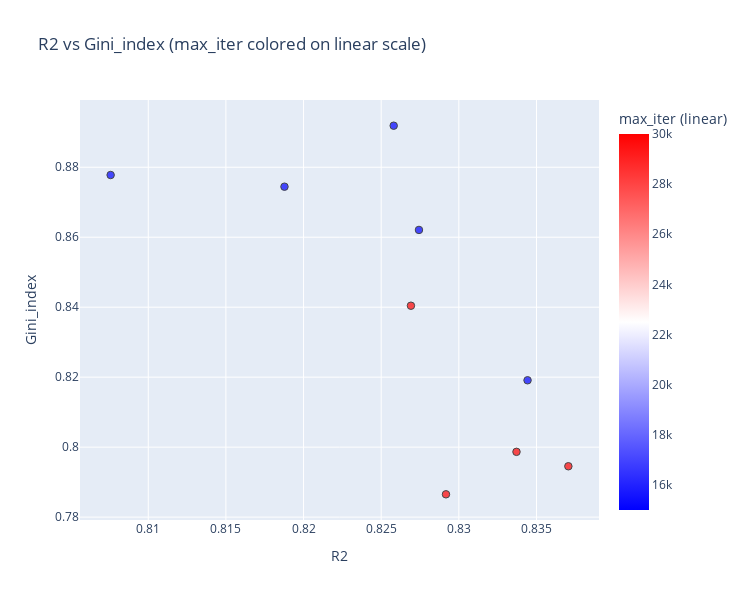

The notebook cell saved with this chart:
### Code cell
import numpy as np, pandas as pd, plotly.express as px

df = pd.DataFrame(consolidated_data)
df["R2"] = df["folder"].str.extract(r"^([0-9\.]+)").astype(float)
df = df.drop(columns=["folder"])
df = df[df["R2"] > 0.75]

# column = "sm_args.q"          # the column to color by
column = "max_iter"
scale  = "linear"     # or "log"

# --- ensure numeric column (encode non-numeric) ---
if not np.issubdtype(df[column].dtype, np.number):
    df[column + "_string"] = df[column]
    df[column] = pd.Categorical(df[column]).codes

df[column] = pd.to_numeric(df[column], errors="coerce")
df = df.dropna(subset=[column])

# --- prepare color data (linear vs log) ---
if scale == "log":
    df = df[df[column] > 0]                          # log requires positive
    color_col = f"{column}_log10"
    df[color_col] = np.log10(df[column].to_numpy())

    # nice log ticks in original space (decades)
    vmin, vmax = df[column].min(), df[column].max()
    decades = np.arange(np.floor(np.log10(vmin)), np.ceil(np.log10(vmax)) + 1)
    ticks = np.power(10.0, decades)
    tickvals = np.log10(ticks)                       # where they land in log space
    ticktext = [f"{t:g}" for t in ticks]
    cbar_title = f"{column} (log10 scale)"
else:
    color_col = column
    vmin, vmax = float(df[color_col].min()), float(df[color_col].max())
    tickvals, ticktext = None, None
    cbar_title = f"{column} (linear)"

# --- midpoint & range in the SAME space as color_col ---
cmin, cmax = float(df[color_col].min()), float(df[color_col].max())
cmid = 0.5 * (cmin + cmax)

bwr_scale = [(0, "blue"), (0.5, "white"), (1, "red")]  # keep your palette

x_label, y_label = "R2", "Gini_index"
fig = px.scatter(
    df,
    x=x_label, y=y_label,
    color=color_col,
    color_continuous_scale=bwr_scale,
    color_continuous_midpoint=cmid,
    range_color=(cmin, cmax),
    hover_data=df.columns,
    title=f"{x_label} vs {y_label} ({column} colored on {scale} scale)"
)

x = 1.5
fig.update_layout(
    autosize=False, width=500 * x, height=400 * x,
    coloraxis_colorbar=dict(title=cbar_title, tickvals=tickvals, ticktext=ticktext)
)
fig.update_traces(marker=dict(opacity=0.7, size=5 * x, line=dict(width=1, color="black")))
fig.write_image(f"statistics_{x_label}_vs_{y_label}_SE.svg")
fig.show()

### Figure 1 — Plotly figure (JSON) as saved in the notebook; plotly's stock layout.template omitted (floating-point values rounded to 4 significant figures; data arrays with more than 128 entries replaced by an {"elided": "..."} marker saying what was removed)
{"data": [{"customdata": {"elided": "9x62 mixed values"}, "hovertemplate": "R2=%{x}<br>Gini_index=%{y}<br>_target_=%{customdata[0]}<br>trainer_tag=%{customdata[1]}<br>max_iter=%{marker.color}<br>anneal_noise=%{customdata[3]}<br>lr=%{customdata[4]}<br>weight_decay=%{customdata[5]}<br>max_grad_norm=%{customdata[6]}<br>lr_scale_exp=%{customdata[7]}<br>same_batch=%{customdata[8]}<br>monitor=%{customdata[9]}<br>lambda_orth=%{customdata[10]}<br>orth_args.orth_input_only=%{customdata[11]}<br>lambda_iwm=%{customdata[12]}<br>iwm_args.cap100=%{customdata[13]}<br>iwm_args.gamma=%{customdata[14]}<br>iwm_args.eps=%{customdata[15]}<br>lambda_rwm=%{customdata[16]}<br>rwm_args.cap100=%{customdata[17]}<br>rwm_args.N_ref=%{customdata[18]}<br>rwm_args.k_ref=%{customdata[19]}<br>rwm_args.gamma=%{customdata[20]}<br>rwm_args.eps=%{customdata[21]}<br>lambda_ow=%{customdata[22]}<br>ow_args.c=%{customdata[23]}<br>ow_args.cap100=%{customdata[24]}<br>ow_args.alpha=%{customdata[25]}<br>ow_args.gamma=%{customdata[26]}<br>ow_args.eps=%{customdata[27]}<br>lambda_met=%{customdata[28]}<br>lambda_rws=%{customdata[29]}<br>rws_args.tg_deg=%{customdata[30]}<br>rws_args.eps=%{customdata[31]}<br>lambda_sm=%{customdata[32]}<br>sm_args.cap_s=%{customdata[33]}<br>sm_args.quantile_kind=%{customdata[34]}<br>sm_args.p=%{customdata[35]}<br>sm_args.q=%{customdata[36]}<br>sm_args.tau=%{customdata[37]}<br>sm_args.g_top=%{customdata[38]}<br>sm_args.g_bot=%{customdata[39]}<br>sm_args.alpha=%{customdata[40]}<br>sm_args.beta=%{customdata[41]}<br>sm_args.eps=%{customdata[42]}<br>lambda_tv=%{customdata[43]}<br>lambda_si=%{customdata[44]}<br>si_args.method=%{customdata[45]}<br>lambda_hi=%{customdata[46]}<br>hi_args.method=%{customdata[47]}<br>lambda_htvar=%{customdata[48]}<br>lambda_hlvar=%{customdata[49]}<br>lambda_cl=%{customdata[50]}<br>dropout=%{customdata[51]}<br>dropout_args.drop_rate=%{customdata[52]}<br>dropout_args.activity_q=%{customdata[53]}<br>meanA=%{customdata[54]}<br>mWout=%{customdata[55]}<br>mWinp=%{customdata[56]}<br>mWrec_exc=%{customdata[57]}<br>mWrec_inh=%{customdata[58]}<br>tVar=%{customdata[59]}<br>N=%{customdata[60]}<br>score=%{customdata[61]}<extra></extra>", "legendgroup": "", "marker": {"color": [15000, 15000, 15000, 15000, 30000, 15000, 30000, 30000, 30000], "coloraxis": "coloraxis", "line": {"color": "black", "width": 1}, "opacity": 0.7, "size": 7.5, "symbol": "circle"}, "mode": "markers", "name": "", "orientation": "v", "showlegend": false, "type": "scatter", "x": [0.8258, 0.8076, 0.8188, 0.8274, 0.8269, 0.8344, 0.8337, 0.8371, 0.8292], "xaxis": "x", "y": [0.8919, 0.8778, 0.8744, 0.8621, 0.8404, 0.8191, 0.7987, 0.7945, 0.7865], "yaxis": "y"}], "layout": {"autosize": false, "coloraxis": {"cmax": 30000, "cmid": 22500, "cmin": 15000, "colorbar": {"title": {"text": "max_iter (linear)"}}, "colorscale": [[0, "blue"], [0.5, "white"], [1, "red"]]}, "height": 600, "legend": {"tracegroupgap": 0}, "title": {"text": "R2 vs Gini_index (max_iter colored on linear scale)"}, "width": 750, "xaxis": {"anchor": "y", "domain": [0, 1], "title": {"text": "R2"}}, "yaxis": {"anchor": "x", "domain": [0, 1], "title": {"text": "Gini_index"}}}}
